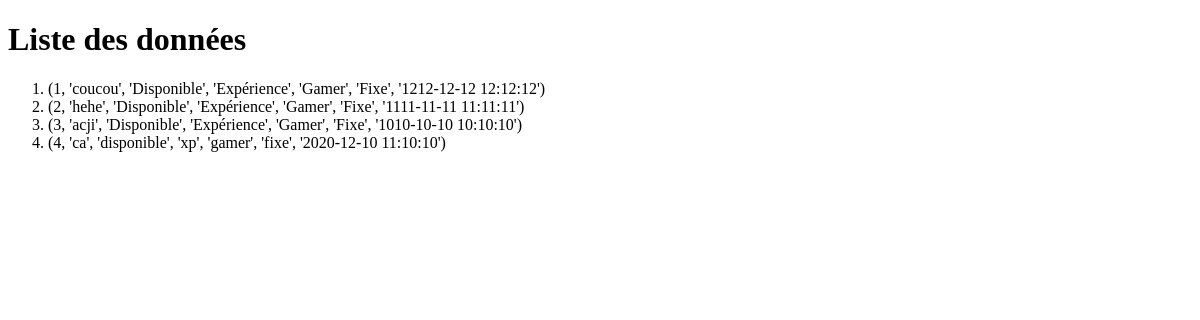
The app's page /show_all, older data.
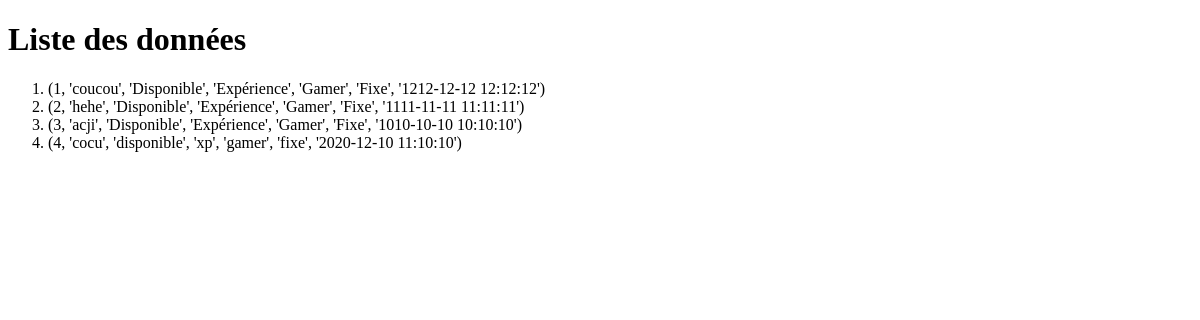
The same page, newer data.
### tables this page shows
CREATE TABLE pc (
        id INTEGER PRIMARY KEY,
        name TEXT,
        état INTEGER,
        type_experience INTEGER,
        type_pc INTEGER,
        portabilité INTEGER,
        date TEXT
    );

### Front_end.py (the view)
@app.route("/show_all")
def Show_all(): #Littéralement la même, sauf..
    cursor = mod_db() #Je dois juste accéder à la DB
    cursor.execute("SELECT * FROM pc")
    rows = cursor.fetchall()
    return render_template("doc.html", info_table=rows)

### Front_end.py (called while the page is built)
def mod_db():
    db = sqlite3.connect("Alpha_version/Base_de_donnée.db") #Car Flask est continu, alors que mon prog originel ne s'active qu'une fois.
    cursor = db.cursor()
    return cursor

### templates/doc.html (shortened to what this page needs)
<!doctype html>
<html>
    <head>
    </head>
    <body>
        <h1>Liste des données </h1>
        <ol>
            {%for rows in info_table%}
                <li>{{rows}} </li>
            {%endfor%}
        </ol>
    </body>
</html>

Row changes from the older to the newer data that the page shows:
changed pc (number 4 of 4 on the later page): rows "(4, 'ca', 'disponible', 'xp', 'gamer', 'fixe', '2020-12-10 11:10:10')" → "(4, 'cocu', 'disponible', 'xp', 'gamer', 'fixe', '2020-12-10 11:10:10')"
